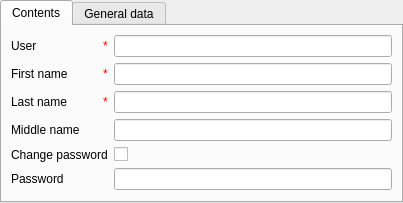
<?xml version="1.0" encoding="UTF-8"?>
<ui version="4.0">
 <class>userCardPage</class>
 <widget class="ma::chrono::CardPage" name="userCardPage">
  <property name="geometry">
   <rect>
    <x>0</x>
    <y>0</y>
    <width>403</width>
    <height>194</height>
   </rect>
  </property>
  <property name="windowTitle">
   <string> - Users</string>
  </property>
  <layout class="QVBoxLayout" name="verticalLayout">
   <property name="margin">
    <number>0</number>
   </property>
   <item>
    <widget class="QTabWidget" name="tabWidget">
     <property name="currentIndex">
      <number>0</number>
     </property>
     <widget class="QWidget" name="contentsTab">
      <attribute name="title">
       <string>Contents</string>
      </attribute>
      <layout class="QGridLayout" name="gridLayout">
       <item row="0" column="1">
        <widget class="QLineEdit" name="userNameEdit"/>
       </item>
       <item row="4" column="1">
        <widget class="QLineEdit" name="firstNameEdit"/>
       </item>
       <item row="6" column="1">
        <widget class="QLineEdit" name="lastNameEdit"/>
       </item>
       <item row="7" column="0">
        <widget class="QLabel" name="label_4">
         <property name="text">
          <string>Middle name</string>
         </property>
        </widget>
       </item>
       <item row="7" column="1">
        <widget class="QLineEdit" name="middleNameEdit"/>
       </item>
       <item row="12" column="0" colspan="2">
        <spacer name="verticalSpacer">
         <property name="orientation">
          <enum>Qt::Vertical</enum>
         </property>
         <property name="sizeHint" stdset="0">
          <size>
           <width>351</width>
           <height>0</height>
          </size>
         </property>
        </spacer>
       </item>
       <item row="10" column="0">
        <widget class="QLabel" name="passwordLabel">
         <property name="text">
          <string>Password</string>
         </property>
        </widget>
       </item>
       <item row="10" column="1">
        <widget class="QLineEdit" name="passwordEdit">
         <property name="echoMode">
          <enum>QLineEdit::Password</enum>
         </property>
        </widget>
       </item>
       <item row="8" column="0">
        <widget class="QLabel" name="changePasswordLabel">
         <property name="text">
          <string>Change password</string>
         </property>
        </widget>
       </item>
       <item row="8" column="1">
        <widget class="QCheckBox" name="changePasswordCheck">
         <property name="text">
          <string/>
         </property>
        </widget>
       </item>
       <item row="0" column="0">
        <layout class="QHBoxLayout" name="horizontalLayout_5">
         <item>
          <widget class="QLabel" name="label_6">
           <property name="text">
            <string>User</string>
           </property>
          </widget>
         </item>
         <item>
          <widget class="QLabel" name="userNameAsterikLabel">
           <property name="sizePolicy">
            <sizepolicy hsizetype="Maximum" vsizetype="Preferred">
             <horstretch>0</horstretch>
             <verstretch>0</verstretch>
            </sizepolicy>
           </property>
           <property name="toolTip">
            <string>required field</string>
           </property>
           <property name="text">
            <string>&lt;!DOCTYPE HTML PUBLIC &quot;-//W3C//DTD HTML 4.0//EN&quot; &quot;http://www.w3.org/TR/REC-html40/strict.dtd&quot;&gt;
&lt;html&gt;
&lt;head&gt;
&lt;meta name=&quot;qrichtext&quot; content=&quot;1&quot;/&gt;
&lt;/head&gt;
&lt;body&gt;
&lt;span style=&quot; color:red;&quot;&gt;*&lt;/span&gt;
&lt;/body&gt;
&lt;/html&gt;</string>
           </property>
          </widget>
         </item>
        </layout>
       </item>
       <item row="4" column="0">
        <layout class="QHBoxLayout" name="horizontalLayout_6">
         <item>
          <widget class="QLabel" name="label_2">
           <property name="text">
            <string>First name</string>
           </property>
          </widget>
         </item>
         <item>
          <widget class="QLabel" name="firstNameAsterikLabel">
           <property name="sizePolicy">
            <sizepolicy hsizetype="Maximum" vsizetype="Preferred">
             <horstretch>0</horstretch>
             <verstretch>0</verstretch>
            </sizepolicy>
           </property>
           <property name="toolTip">
            <string>required field</string>
           </property>
           <property name="text">
            <string>&lt;!DOCTYPE HTML PUBLIC &quot;-//W3C//DTD HTML 4.0//EN&quot; &quot;http://www.w3.org/TR/REC-html40/strict.dtd&quot;&gt;
&lt;html&gt;
&lt;head&gt;
&lt;meta name=&quot;qrichtext&quot; content=&quot;1&quot;/&gt;
&lt;/head&gt;
&lt;body&gt;
&lt;span style=&quot; color:red;&quot;&gt;*&lt;/span&gt;
&lt;/body&gt;
&lt;/html&gt;</string>
           </property>
          </widget>
         </item>
        </layout>
       </item>
       <item row="6" column="0">
        <layout class="QHBoxLayout" name="horizontalLayout_7">
         <item>
          <widget class="QLabel" name="label_3">
           <property name="text">
            <string>Last name</string>
           </property>
          </widget>
         </item>
         <item>
          <widget class="QLabel" name="lastNameAsterikLabel">
           <property name="sizePolicy">
            <sizepolicy hsizetype="Maximum" vsizetype="Preferred">
             <horstretch>0</horstretch>
             <verstretch>0</verstretch>
            </sizepolicy>
           </property>
           <property name="toolTip">
            <string>required field</string>
           </property>
           <property name="text">
            <string>&lt;!DOCTYPE HTML PUBLIC &quot;-//W3C//DTD HTML 4.0//EN&quot; &quot;http://www.w3.org/TR/REC-html40/strict.dtd&quot;&gt;
&lt;html&gt;
&lt;head&gt;
&lt;meta name=&quot;qrichtext&quot; content=&quot;1&quot;/&gt;
&lt;/head&gt;
&lt;body&gt;
&lt;span style=&quot; color:red;&quot;&gt;*&lt;/span&gt;
&lt;/body&gt;
&lt;/html&gt;</string>
           </property>
          </widget>
         </item>
        </layout>
       </item>
      </layout>
     </widget>
     <widget class="QWidget" name="generalTab">
      <attribute name="title">
       <string>General data</string>
      </attribute>
      <layout class="QGridLayout" name="gridLayout_2">
       <item row="0" column="0" colspan="2">
        <widget class="QLabel" name="label_9">
         <property name="text">
          <string>User, creator</string>
         </property>
        </widget>
       </item>
       <item row="0" column="2">
        <layout class="QHBoxLayout" name="horizontalLayout">
         <item>
          <widget class="QLineEdit" name="createUserEdit">
           <property name="readOnly">
            <bool>true</bool>
           </property>
          </widget>
         </item>
         <item>
          <widget class="QToolButton" name="createUserBtn">
           <property name="sizePolicy">
            <sizepolicy hsizetype="Fixed" vsizetype="Preferred">
             <horstretch>0</horstretch>
             <verstretch>0</verstretch>
            </sizepolicy>
           </property>
           <property name="text">
            <string>...</string>
           </property>
          </widget>
         </item>
        </layout>
       </item>
       <item row="1" column="0" colspan="2">
        <widget class="QLabel" name="label_8">
         <property name="text">
          <string>Time, created</string>
         </property>
        </widget>
       </item>
       <item row="1" column="2">
        <layout class="QHBoxLayout" name="horizontalLayout_2">
         <item>
          <widget class="QLineEdit" name="createTimeEdit">
           <property name="readOnly">
            <bool>true</bool>
           </property>
          </widget>
         </item>
        </layout>
       </item>
       <item row="2" column="0">
        <widget class="QLabel" name="label_7">
         <property name="text">
          <string>User, last update</string>
         </property>
        </widget>
       </item>
       <item row="2" column="2">
        <layout class="QHBoxLayout" name="horizontalLayout_3">
         <item>
          <widget class="QLineEdit" name="updateUserEdit">
           <property name="readOnly">
            <bool>true</bool>
           </property>
          </widget>
         </item>
         <item>
          <widget class="QToolButton" name="updateUserBtn">
           <property name="sizePolicy">
            <sizepolicy hsizetype="Fixed" vsizetype="Preferred">
             <horstretch>0</horstretch>
             <verstretch>0</verstretch>
            </sizepolicy>
           </property>
           <property name="text">
            <string>...</string>
           </property>
          </widget>
         </item>
        </layout>
       </item>
       <item row="3" column="0" colspan="2">
        <widget class="QLabel" name="label_10">
         <property name="text">
          <string>Time, last update</string>
         </property>
        </widget>
       </item>
       <item row="3" column="2">
        <layout class="QHBoxLayout" name="horizontalLayout_4">
         <item>
          <widget class="QLineEdit" name="updateTimeEdit">
           <property name="readOnly">
            <bool>true</bool>
           </property>
          </widget>
         </item>
        </layout>
       </item>
       <item row="4" column="0" colspan="3">
        <spacer name="verticalSpacer_2">
         <property name="orientation">
          <enum>Qt::Vertical</enum>
         </property>
         <property name="sizeHint" stdset="0">
          <size>
           <width>358</width>
           <height>42</height>
          </size>
         </property>
        </spacer>
       </item>
      </layout>
     </widget>
    </widget>
   </item>
  </layout>
 </widget>
 <customwidgets>
  <customwidget>
   <class>ma::chrono::CardPage</class>
   <extends>QWidget</extends>
   <header location="global">ma/chrono/cardpage.h</header>
   <container>1</container>
  </customwidget>
 </customwidgets>
 <tabstops>
  <tabstop>tabWidget</tabstop>
  <tabstop>userNameEdit</tabstop>
  <tabstop>firstNameEdit</tabstop>
  <tabstop>lastNameEdit</tabstop>
  <tabstop>middleNameEdit</tabstop>
  <tabstop>changePasswordCheck</tabstop>
  <tabstop>passwordEdit</tabstop>
  <tabstop>createUserEdit</tabstop>
  <tabstop>createUserBtn</tabstop>
  <tabstop>createTimeEdit</tabstop>
  <tabstop>updateUserEdit</tabstop>
  <tabstop>updateUserBtn</tabstop>
  <tabstop>updateTimeEdit</tabstop>
 </tabstops>
 <resources/>
 <connections/>
</ui>
